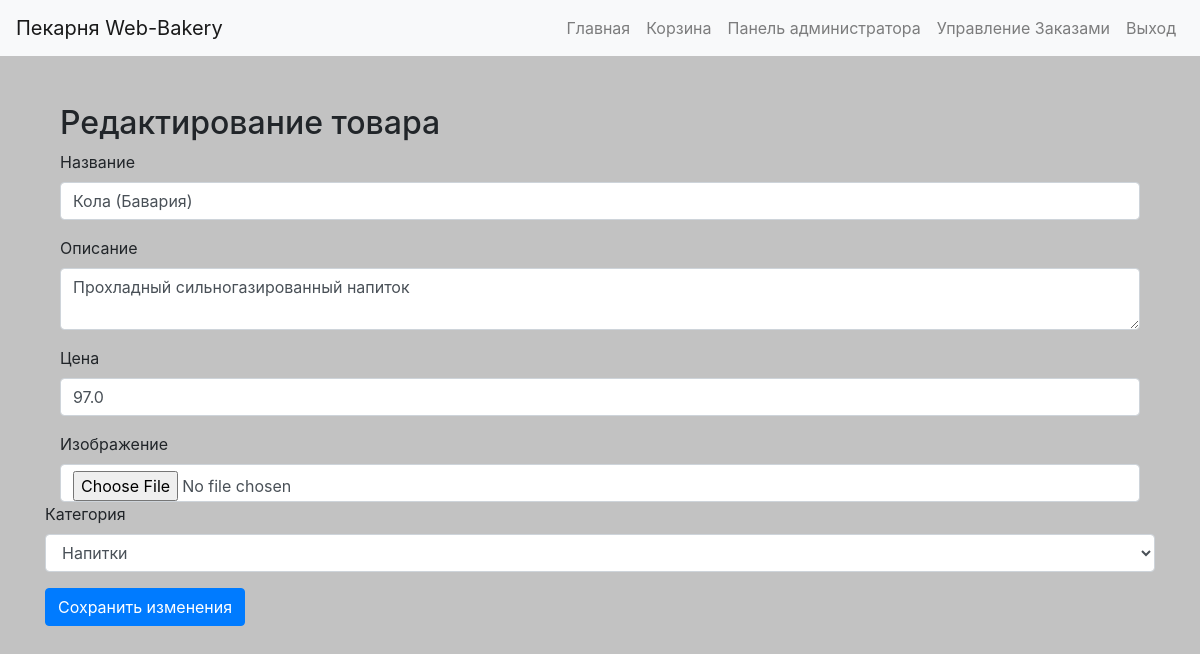
Screenshot of /admin/product/1/edit (signed in) with the database file from the repository.
### app/models.py (models this page shows, shortened)
class Product(db.Model):
    id = db.Column(db.Integer, primary_key=True)
    name = db.Column(db.String(100), nullable=False)
    description = db.Column(db.Text, nullable=True)
    price = db.Column(db.Float, nullable=False)
    category_id = db.Column(db.Integer, db.ForeignKey('category.id'), nullable=False)
    image_path = db.Column(db.String(200), nullable=True)  # Новое поле для изображения
    created_at = db.Column(db.DateTime, default=datetime.now)

class Category(db.Model):
    id = db.Column(db.Integer, primary_key=True)
    name = db.Column(db.String(80), unique=True, nullable=False)
    created_at = db.Column(db.DateTime, default=datetime.now)
    products = db.relationship('Product', backref='category', lazy=True)

### app/routes.py (the view)
    def wrapper(*args, **kwargs):
        if not current_user.is_authenticated or (current_user.role != 'moderator' and current_user.role != 'admin'):
            abort(403)
        return func(*args, **kwargs)

### app/forms.py
class ProductForm(FlaskForm):
    name = StringField('Название', validators=[DataRequired()])
    description = TextAreaField('Описание', validators=[DataRequired()])
    price = FloatField('Цена', validators=[DataRequired()])
    image = FileField('Изображение')
    submit = SubmitField('Сохранить')

### app/__init__.py (called while the page is built)
def create_app():
    app = Flask(__name__)
    app.config['SECRET_KEY'] = 'supedawrseddacreweqtkey'
    app.config['SQLALCHEMY_DATABASE_URI'] = 'sqlite:///bakery.db'
    app.config['SQLALCHEMY_TRACK_MODIFICATIONS'] = False
    db.init_app(app)
    migrate.init_app(app, db)
    login_manager.init_app(app)
    login_manager.login_view = 'main.login'
    login_manager.login_message = "Пожалуйста, войдите, чтобы получить доступ к этой странице."
    login_manager.login_message_category = "warning"
    from .models import User, Product, Category
    @login_manager.user_loader
    def load_user(user_id):
        return User.query.get(int(user_id))
    from . import routes
    app.register_blueprint(routes.bp)
    return app

### app/routes.py (called while the page is built, shortened)
def moder_required(func):
    def wrapper(*args, **kwargs):
        if not current_user.is_authenticated or (current_user.role != 'moderator' and current_user.role != 'admin'):
            abort(403)
        return func(*args, **kwargs)
    wrapper.__name__ = func.__name__
    return wrapper

@bp.route('/admin/product/<int:product_id>/edit', methods=['GET', 'POST'])
@login_required
@moder_required
def edit_product(product_id):
    product = Product.query.get_or_404(product_id)
    form = ProductForm(obj=product)
    categories = Category.query.all()
    return render_template('edit_product.html', form=form, product=product, categories=categories)

### app/templates/edit_product.html (shortened to what this page needs)
{% extends 'base.html' %}
{% block content %}
<div class="container">
    <h2 class="mt-5">Редактирование товара</h2>
    <form method="POST">
        <div class="mb-3">
            {{ form.name.label(class_='form-label') }}
            {{ form.name(class_='form-control') }}
        </div>
        <div class="mb-3">
            {{ form.description.label(class_='form-label') }}
            {{ form.description(class_='form-control') }}
        </div>
        <div class="mb-3">
            {{ form.price.label(class_='form-label') }}
            {{ form.price(class_='form-control') }}
        </div>
            {{ form.image.label(class_='form-label') }}
            {{ form.image(class_='form-control') }}
        </div>
        <div class="mb-3">
            <label for="category_id" class="form-label">Категория</label>
            <select class="form-control" id="category_id" name="category_id">
                {% for category in categories %}
                <option value="{{ category.id }}" {% if product.category_id==category.id %}selected{% endif %}>{{
                    category.name }}</option>
                {% endfor %}
            </select>
        </div>
        <button type="submit" class="btn btn-primary">Сохранить изменения</button>
</div>
{% endblock %}

### app/static/style.css (style rules this page uses)
.container { z-index: 1; background-size: cover; }
.container:before { z-index: -1; position: absolute; opacity: 0.4; }
body { background-color: #c2c2c2; }

### rows the page displays
Product: name "Кола (Бавария)", description "Прохладный сильногазированный напиток", price "97.0", category_id "Напитки"
